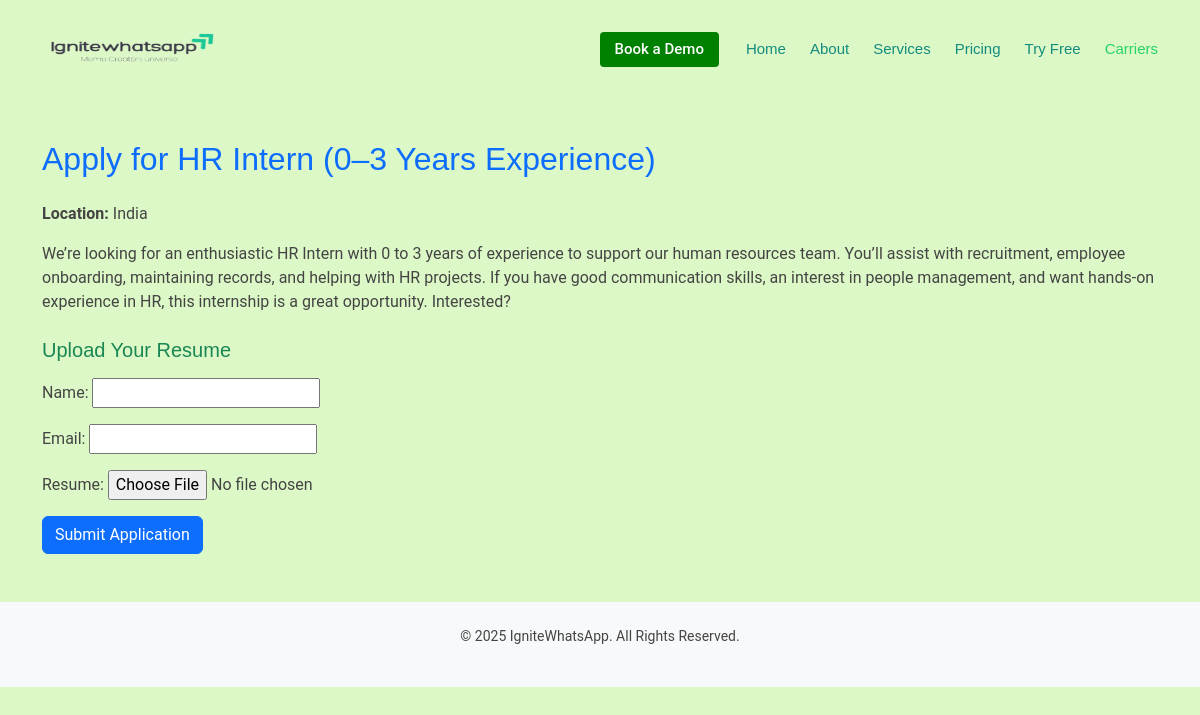
Page /careers/hr-intern-03-years-experience/apply/ on the committed database.
### chat/models.py (models this page shows, shortened)
class Job(models.Model):
    title = models.CharField(max_length=200)
    slug = models.SlugField(unique=True)
    description = models.TextField()
    location = models.CharField(max_length=100, default="India")
    job_type = models.CharField(max_length=50, default="Full time")
    stipend = models.CharField(max_length=100, blank=True, null=True)

### chat/views.py (the view)
# urls.py: path('careers/<slug:slug>/apply/', views.apply_job, name='apply_job'),
def apply_job(request, slug):
    job = get_object_or_404(Job, slug=slug)
    if request.method == 'POST':
        form = JobApplicationForm(request.POST, request.FILES)
        if form.is_valid():
            application = form.save(commit=False)
            application.job = job
            application.save()
            messages.success(request, "Thank you! Your application has been submitted.")
            return redirect('carriers')
        else:
            messages.error(request, "Please correct the errors in the form.")
    else:
        form = JobApplicationForm()
    return render(request, 'chat/apply_job.html', {'job': job, 'form': form})

### chat/forms.py
class JobApplicationForm(forms.ModelForm):
    class Meta:
        model = JobApplication
        fields = ['name', 'email', 'resume']

### chat/templates/chat/apply_job.html (shortened to what this page needs)
{% extends 'chat/base.html' %}
{% block content %}
<div class="container">
    <h2 class="mb-4 text-primary">Apply for {{ job.title }}</h2>
    <p class="mb-3"><strong>Location:</strong> {{ job.location }}</p>
    <p class="mb-4">{{ job.description }}</p>
    <h5 class="text-success">Upload Your Resume</h5>
    <form method="post" enctype="multipart/form-data" class="mt-3">
        {{ form.as_p }}
        <button type="submit" class="btn btn-primary">Submit Application</button>
    </form>
</div>
{% endblock %}

### chat/static/assets/css/main.css (style rules this page uses)
:root { --default-font: "Roboto", system-ui, -apple-system, "Segoe UI", Roboto, "Helvetica Neue", Arial, "Noto Sans", "Liberation Sans", sans-serif, "Apple Color Emoji", "Segoe UI Emoji", "Segoe UI Symbol", "Noto Color Emoji"; --heading-font: "Nunito", sans-serif; --nav-font: "Poppins", sans-serif; }
:root { --background-color: #dcf8c6; --default-color: #444444; --heading-color: #075e54; --accent-color: green; --surface-color: #ece5dd; --contrast-color: #ffffff; }
:root { --nav-color: #128c7e; --nav-hover-color: #25d366; --nav-mobile-background-color: #ffffff; --nav-dropdown-background-color: #ffffff; --nav-dropdown-color: #212529; --nav-dropdown-hover-color: #4154f1; }
:root { scroll-behavior: smooth; }
body { color: var(--default-color); background-color: var(--background-color); font-family: var(--default-font); }
h1, h2, h3, h4, h5, h6 { color: var(--heading-color); font-family: var(--heading-font); }

### rows in the picture
Job: title "HR Intern (0–3 Years Experience)", location "India", description "We’re looking for an enthusiastic HR Intern with 0 to 3 years of experience to support our human resources team. You’ll assist with recruitment, employee onboarding, maintaining records, and helping with HR projects. If you have good communication skills, an interest in people management, and want hands-on experience in HR, this internship is a great opportunity. Interested?"
